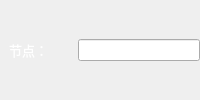
        <widget class="QWidget" name="horizontalWidget_1_2_l" native="true">
         <property name="minimumSize">
          <size>
           <width>0</width>
           <height>40</height>
          </size>
         </property>
         <layout class="QHBoxLayout" name="horizontalLayout">
          <property name="spacing">
           <number>5</number>
          </property>
          <property name="leftMargin">
           <number>9</number>
          </property>
          <property name="topMargin">
           <number>0</number>
          </property>
          <property name="rightMargin">
           <number>0</number>
          </property>
          <property name="bottomMargin">
           <number>0</number>
          </property>
          <item>
           <widget class="QLabel" name="label_node_head">
            <property name="maximumSize">
             <size>
              <width>40</width>
              <height>16777215</height>
             </size>
            </property>
            <property name="font">
             <font>
              <family>OPPOSans B</family>
              <pointsize>10</pointsize>
              <stylestrategy>PreferAntialias</stylestrategy>
             </font>
            </property>
            <property name="styleSheet">
             <string notr="true">color: rgb(255, 255, 255);</string>
            </property>
            <property name="text">
             <string>节点：</string>
            </property>
           </widget>
          </item>
          <item>
           <widget class="QToolButton" name="toolButton_copy_node">
            <property name="minimumSize">
             <size>
              <width>20</width>
              <height>20</height>
             </size>
            </property>
            <property name="font">
             <font>
              <pointsize>10</pointsize>
              <stylestrategy>PreferAntialias</stylestrategy>
             </font>
            </property>
            <property name="toolTip">
             <string>复制</string>
            </property>
            <property name="styleSheet">
             <string notr="true">QToolButton {
	color: rgb(255, 255, 255);
	background-color: rgba(255, 255, 255, 0);
	border: none;
}

QToolButton::menu-indicator { 
	image: None;
}

 
QToolButton:hover {
	color: rgb(255, 255, 255);
	background-color: rgba(255, 255, 255, 0);
	border: none;
}
QToolTip {
color: rgb(255, 255, 255);
background-color: rgb(108, 117, 125, 65);
border-radius: 2px;
}</string>
            </property>
            <property name="text">
             <string/>
            </property>
            <property name="icon">
             <iconset resource="../lib.qrc">
              <normaloff>:/lib/copy.png</normaloff>:/lib/copy.png</iconset>
            </property>
            <property name="iconSize">
             <size>
              <width>15</width>
              <height>15</height>
             </size>
            </property>
           </widget>
          </item>
          <item>
           <widget class="QLineEdit" name="lineEdit_node">
            <property name="readOnly">
             <bool>true</bool>
            </property>
           </widget>
          </item>
         </layout>
        </widget>
